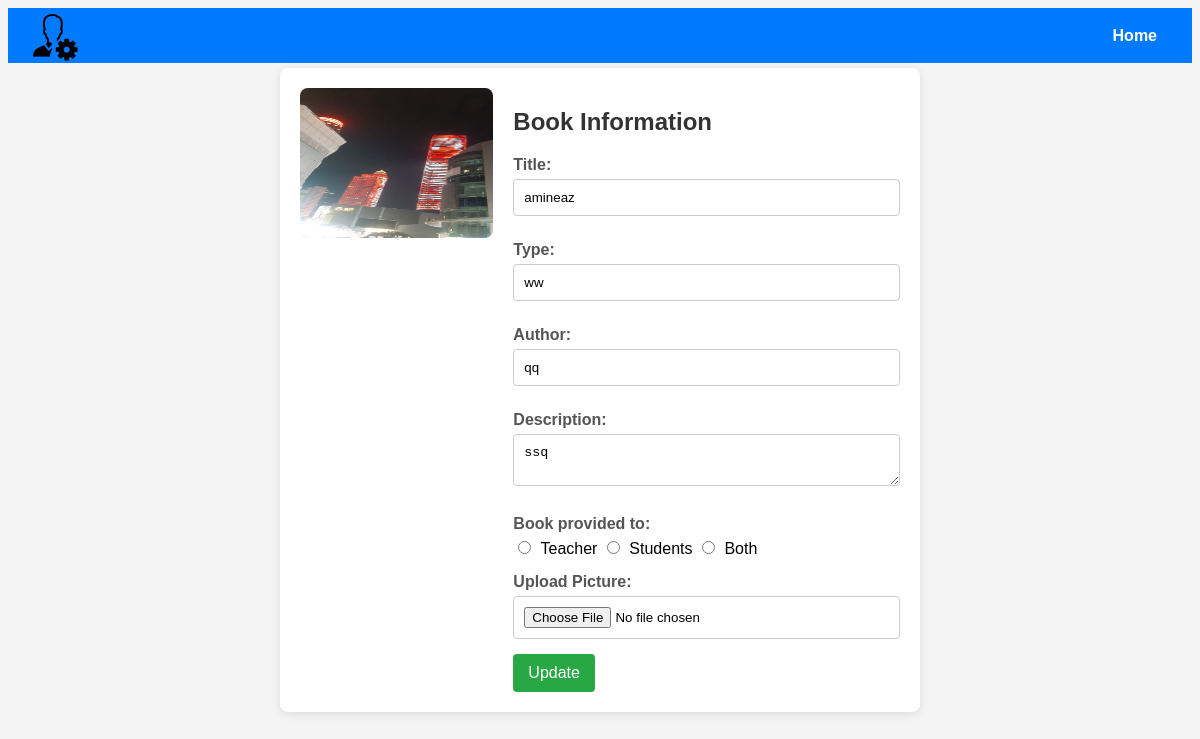
The page /book/5/update on the database its author committed.
### library/models.py (models this page shows, shortened)
class Book(db.Model):
    id = db.Column(db.Integer(), primary_key=True )
    title = db.Column(db.String(length=30), nullable=False)
    author = db.Column(db.String(length=30), nullable=False)
    type = db.Column(db.String(length=30), nullable=False)
    description = db.Column(db.String(length=80), nullable=False)
    image_path = db.Column(db.String(200))

### library/routes.py (the view, shortened to what this page needs)
@app.route('/book/<int:id>/update', methods=['GET', 'POST'])
def update_book(id):
    book = Book.query.filter_by(id=id).first()
    return render_template('addBook.html', book=book)

### library/template/addBook.html (shortened to what this page needs)
<!DOCTYPE html>
<html lang="en">
<head>
    <Link rel="stylesheet" href="{{ url_for('static', filename='addBook.css') }}" >
</head>
<body>
    <div class="header">
        <img src="../static/images/adminicon.jpg" alt="Logo">
        <a href="{{ url_for('Admin_page') }}">Home</a>
    </div>
    <form method="POST" action="{{ url_for('update_book', id=book.id) if book else url_for('Add_book_page') }}" enctype="multipart/form-data">
        <div class="container">
            {% if book and book.image_path %}
            <div class="picture" id="picture">
                <img src="{{ url_for('static', filename='uploads/' + book.image_path) }}" alt="Current Book Cover" style="max-width: 200px;">
            </div>
            {% else %}
            <div class="picture" id="picture"></div>
            {% endif %}
            <div class="info">
                <h2>Book Information</h2>
                <label for="title" class="bookinfo">Title:</label>
                <input type="text" name="title" class="bookinput" id="title"
                       value="{{ book.title if book else '' }}" placeholder="Enter book title"><br>
                <label for="type" class="bookinfo">Type:</label>
                <input type="text" name="type" class="bookinput" id="type"
                       value="{{ book.type if book else '' }}" placeholder="Enter book type"><br>
                <label for="author" class="bookinfo">Author:</label>
                <input type="text" name="author" class="bookinput" id="author"
                       value="{{ book.author if book else '' }}" placeholder="Enter author's name"><br>
                <label for="description" class="bookinfo">Description:</label>
                <textarea class="bookinput" name="description" id="description"
                          placeholder="Enter book description">{{ book.description if book else '' }}</textarea><br>
                <label class="bookinfo">Book provided to:</label>
                <div class="radio-group">
                    <input type="radio" name="providedTo" id="teacher" value="Teacher" >
                    <label for="teacher">Teacher</label>
                    <input type="radio" name="providedTo" id="students" value="Students"
                           {% if book and book.providedTo == 'Students' %}checked{% endif %}>
                    <label for="students">Students</label>
                    <input type="radio" name="providedTo" id="both" value="Both"
                           {% if book and book.providedTo == 'Both' %}checked{% endif %}>
                    <label for="both">Both</label>
                </div>
                <label for="image" class="bookinfo">Upload Picture:</label>
                <input type="file" name="image" class="bookinput" id="image" accept="image/*"><br>
                <button class="add" name="Submit" type="submit" id="addbtn">
                    {{ 'Update' if book else 'Add' }}
                </button>
            </div>
        </div>
    </form>
</body>
</html>

### library/static/addBook.css (style rules this page uses)
body { font-family: Arial, sans-serif; background-color: #f4f4f4; }
.header { background-color: #007BFF; height: 15px; color: white; padding: 20px; text-align: center; display: flex; justify-content: space-between; align-items: center; }
.header img { height: 50px; }
.header a { color: white; text-decoration: none; font-weight: bold; padding: 10px 15px; border-radius: 5px; transition: background-color 0.3s ease; }
.container { display: flex; justify-content: center; align-items: flex-start; background: white; border-radius: 8px; box-shadow: 0 2px 10px rgba(0, 0, 0, 0.1); padding: 20px; max-width: 600px; margin: auto; margin-top: 5px; }
.picture { flex: 1; background: #eaeaea; width: 150px; height: 150px; border-radius: 8px; margin-right: 20px; display: flex; overflow: hidden; background-size: cover; background-position: center; background-repeat: no-repeat; }
.picture img { width: 100%; height: auto; }
.info { flex: 2; }
h2 { margin-bottom: 20px; color: #333; }
.bookinfo { display: block; margin: 10px 0 5px; font-weight: bold; color: #555; }
.bookinput { width: 100%; padding: 10px; margin-bottom: 15px; border: 1px solid #ccc; border-radius: 4px; box-sizing: border-box; }
.radio-group { margin-bottom: 15px; }
.radio-group input { margin-right: 5px; }
.add { background-color: #28a745; color: white; border: none; padding: 10px 15px; border-radius: 4px; cursor: pointer; font-size: 16px; }

### rows shown on the page
Book: image_path (picture), title "amineaz", type "ww", author "qq", description "ssq"

### other values the page prints
{{ 'Update' if book else 'Add' }} "Update"
